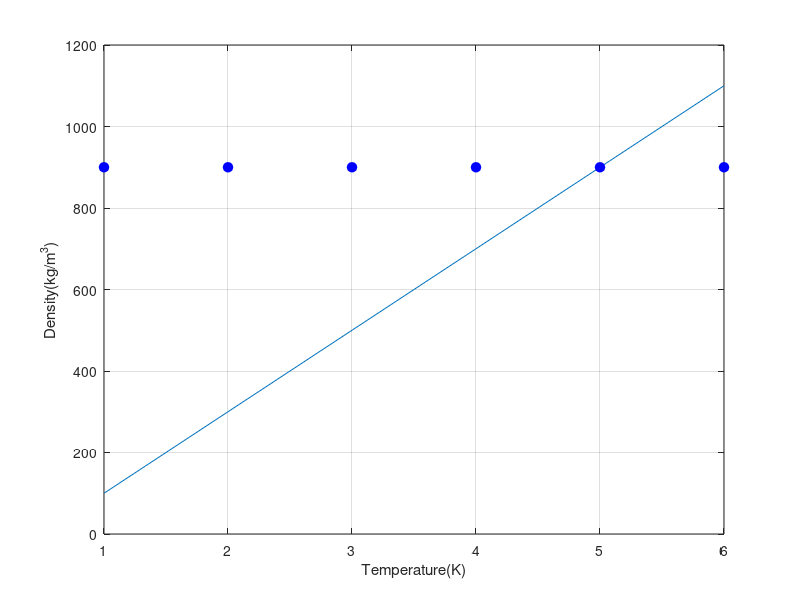
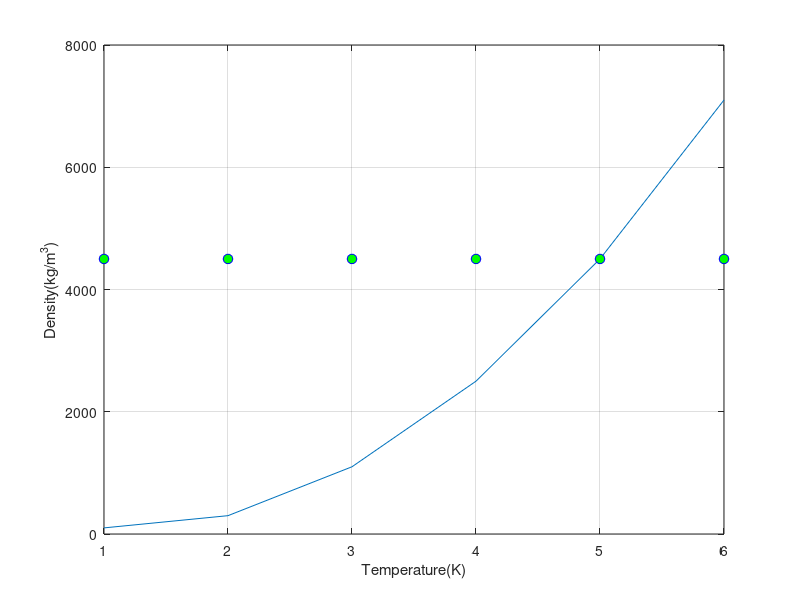
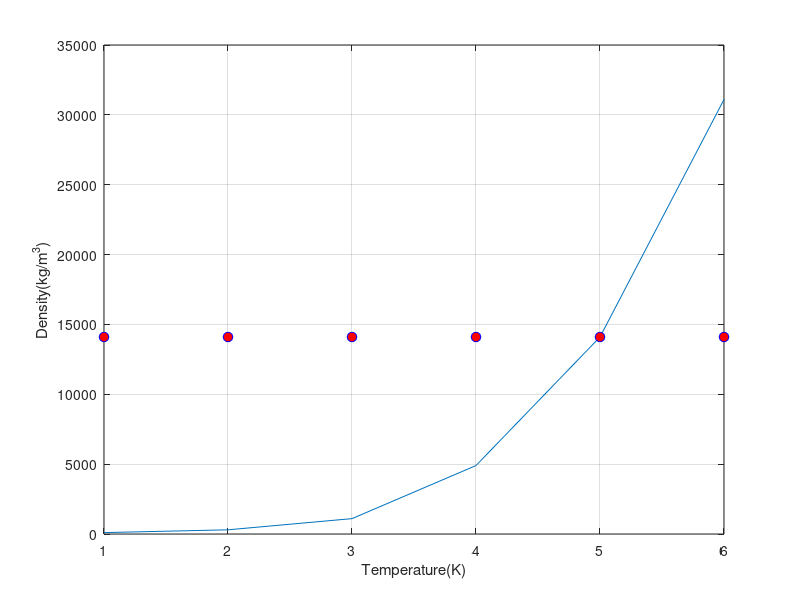
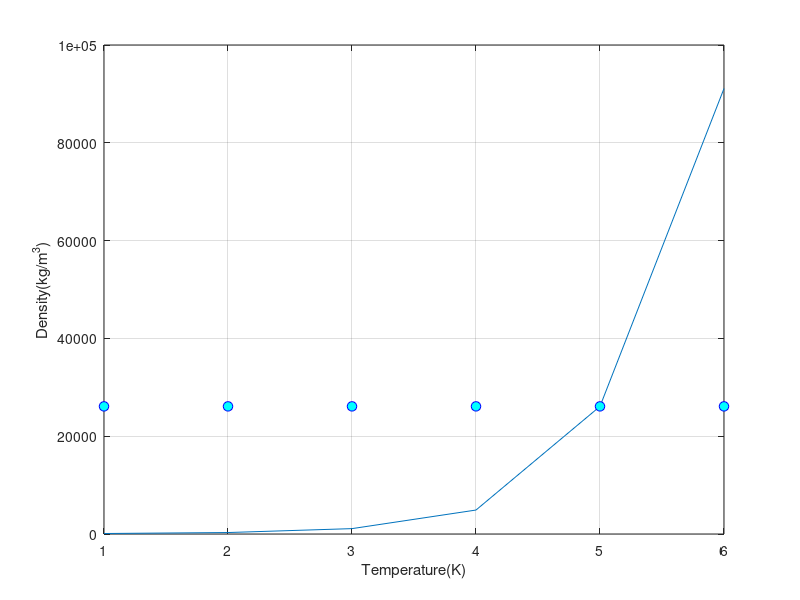

Source code (MATLAB) for these figures, in order:
%Tugas Interpolasi Newton 
clear all;
close all;

%Nilai x adalah Temperatur(Kelvin)
x =[1 2 3 4 5 6];
x0=x(:,1);
x1=x(:,2);
x2=x(:,3);
x3=x(:,4); 
x4=x(:,5); 
x5=x(:,6);

%Nilai a adalah Massa Jenis(kg/m^3
a=[100 200 300 400 500 600]; 
a0=a(:,1);
a1=a(:,2);
a2=a(:,3); 
a3=a(:,4); 
a4=a(:,5); 
a5=a(:,6);

%xt adalah Nilai yang Ingin Kita Tebak 
xt=input('Nilai Tebakan:') 
P1=a0+a1.*(xt-x0)
P2=a0+a1.*(xt-x0)+a2.*(xt-x0).*(xt-x1)
P3=a0+a1.*(xt-x0)+a2.*(xt-x0).*(xt-x1)+a3.*(xt-x0).*(xt-x1).*(xt-x2)
P4=a0+a1.*(xt-x0)+a2.*(xt-x0).*(xt-x1)+a3.*(xt-x0).*(xt-x1).*(xt- x2)+a4.*(xt-x0).*(xt-x1).*(xt-x2).*(xt-x3)
P5=a0+a1.*(xt-x0)+a2.*(xt-x0).*(xt-x1)+a3.*(xt-x0).*(xt-x1).*(xt- x2)+a4.*(xt-x0).*(xt-x1).*(xt-x2).*(xt-x3)+a5.*(xt-x0).*(xt-x1).*(xt- x2).*(xt-x3).*(xt-x4)

%Menggambar Grafik 
figure(1) 
P11=a0+a1.*(x-x0);
plot(x,P11);
xlabel('Temperature(K)'); 
ylabel('Density(kg/m^3)'); 
grid on
hold on 
plot(x,P1,'ob','markersize',7,'markerfacecolor','b')

figure(2)
P22=a0+a1.*(x-x0)+a2.*(x-x0).*(x-x1);
plot(x,P22); 
xlabel('Temperature(K)'); 
ylabel('Density(kg/m^3)'); 
grid on 
hold on 
plot(x,P2,'ob','markersize',7,'markerfacecolor','g')

figure(3)
P33=a0+a1.*(x-x0)+a2.*(x-x0).*(x-x1)+a3.*(x-x0).*(x-x1).*(x-x2);
plot(x,P33);
xlabel('Temperature(K)'); 
ylabel('Density(kg/m^3)'); 
grid on
hold on 
plot(x,P3,'ob','markersize',7,'markerfacecolor','r')

figure(4)
P44=a0+a1.*(x-x0)+a2.*(x-x0).*(x-x1)+a3.*(x-x0).*(x-x1).*(x-x2)+a4.*(x-x0).*(x-x1).*(x-x2).*(x-x3); plot(x,P44); 
xlabel('Temperature(K)'); 
ylabel('Density(kg/m^3)'); 
grid on
hold on 
plot(x,P4,'ob','markersize',7,'markerfacecolor','c')

figure(5)
P55=a0+a1.*(x-x0)+a2.*(x-x0).*(x-x1)+a3.*(x-x0).*(x-x1).*(x-x2)+a4.*(x-x0).*(x-x1).*(x-x2).*(x-x3)+a5.*(x-x0).*(x-x1).*(x-x2).*(x-x3).*(x-x4);
plot(x,P55);
xlabel('Temperature(K)');
ylabel('Density(kg/m^3)');
grid on
hold on 
plot(x,P5,'ob','markersize',7,'markerfacecolor','m')
